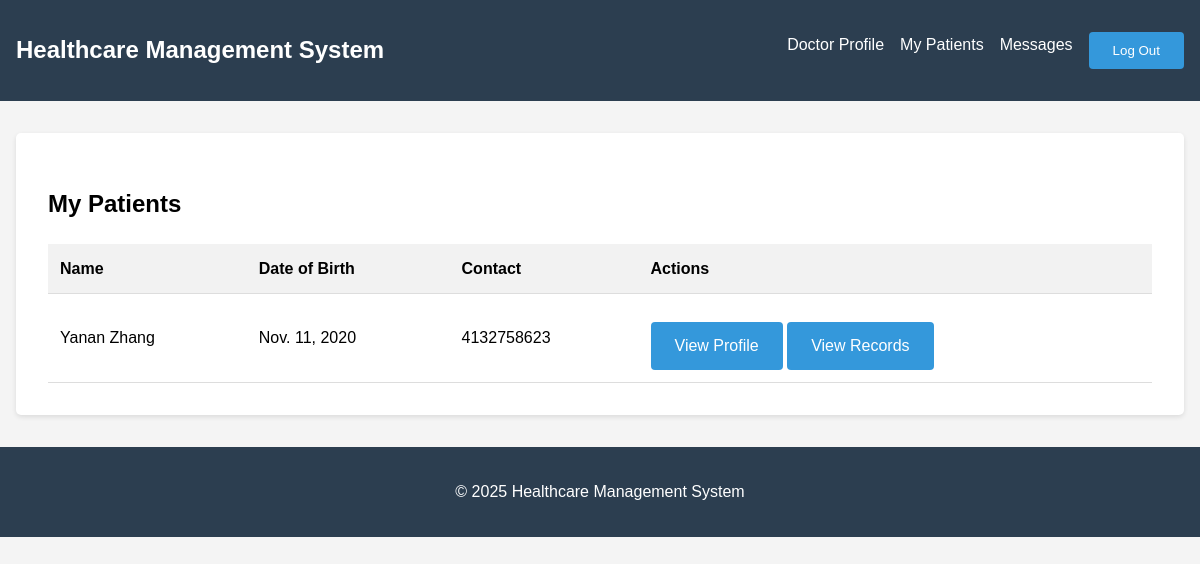
The page /patients/ (signed in) on the database as committed earlier.
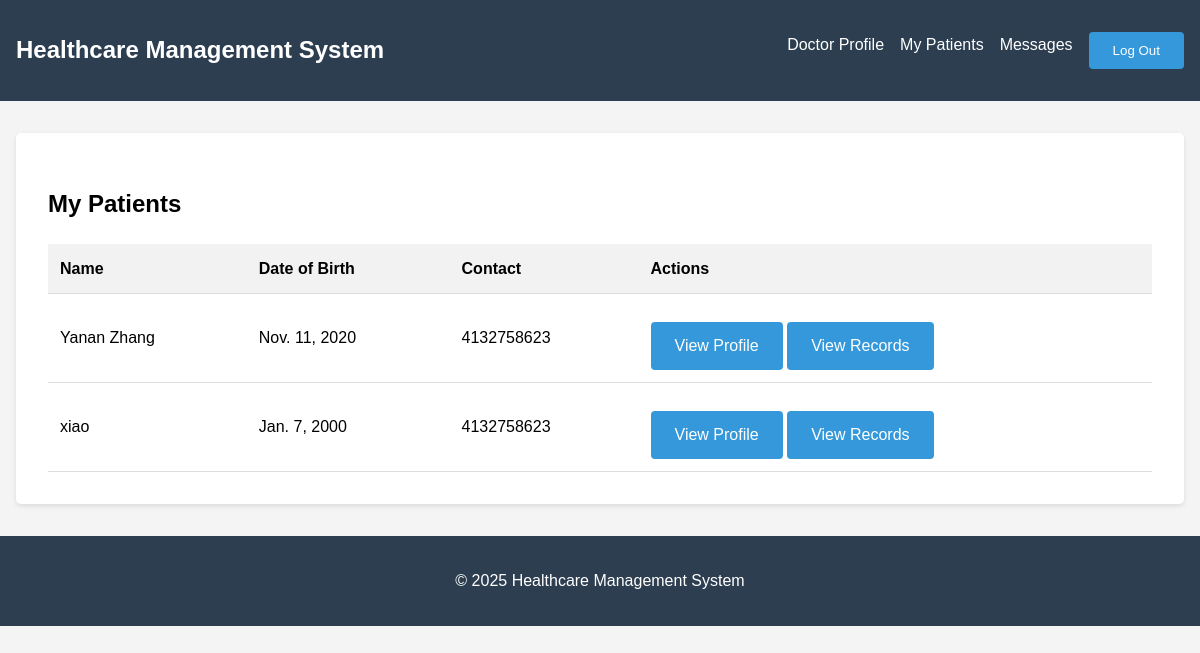
The same page on the database as committed later.
### users/models.py (models this page shows, shortened)
class Patient(models.Model):
    user = models.OneToOneField(User, on_delete=models.CASCADE)
    name = models.CharField(max_length=200)
    date_of_birth = models.DateField(null=True, blank=True)
    address = models.TextField(blank=True)
    phone = models.CharField(max_length=20, blank=True)
    emergency_contact = models.TextField(blank=True)
    insurance_info = models.JSONField(blank=True, null=True)

### users/views.py (the view)
# urls.py: path('patients/', views.PatientListView.as_view(), name='patient_list'),
class PatientListView(LoginRequiredMixin, ListView):
    model = Patient
    template_name = 'users/patient_list.html'
    context_object_name = 'patients'
    def dispatch(self, request, *args, **kwargs):
        if request.user.role != 'DOCTOR':
            return redirect('home')
        return super().dispatch(request, *args, **kwargs)

### users/templates/users/patient_list.html
{% extends 'base.html' %}
{% block content %}
<div class="patient-list-container">
    <h2>My Patients</h2>
    {% if patients %}
        <table class="patients-table" style="width: 100%; border-collapse: collapse;">
            <thead>
                <tr style="background-color: #f2f2f2;">
                    <th style="padding: 12px; text-align: left; border-bottom: 1px solid #ddd;">Name</th>
                    <th style="padding: 12px; text-align: left; border-bottom: 1px solid #ddd;">Date of Birth</th>
                    <th style="padding: 12px; text-align: left; border-bottom: 1px solid #ddd;">Contact</th>
                    <th style="padding: 12px; text-align: left; border-bottom: 1px solid #ddd;">Actions</th>
                </tr>
            </thead>
            <tbody>
                {% for patient in patients %}
                <tr>
                    <td style="padding: 12px; text-align: left; border-bottom: 1px solid #ddd;">{{ patient.name }}</td>
                    <td style="padding: 12px; text-align: left; border-bottom: 1px solid #ddd;">
                        {% if patient.date_of_birth %}{{ patient.date_of_birth }}{% else %}Not provided{% endif %}
                    </td>
                    <td style="padding: 12px; text-align: left; border-bottom: 1px solid #ddd;">
                        {% if patient.phone %}{{ patient.phone }}{% else %}Not provided{% endif %}
                    </td>
                    <td style="padding: 12px; text-align: left; border-bottom: 1px solid #ddd;">
                        <a href="{% url 'patient_detail' patient.id %}" class="btn btn-sm">View Profile</a>
                        <a href="{% url 'patient_records' patient.id %}" class="btn btn-sm">View Records</a>
                    </td>
                </tr>
                {% endfor %}
            </tbody>
        </table>
    {% else %}
        <p>You don't have any patients yet.</p>
    {% endif %}
</div>
{% endblock %}

Rows that differ between the two databases and show on the page:
added Patient: name "xiao", date_of_birth "Jan. 7, 2000", phone "4132758623"
